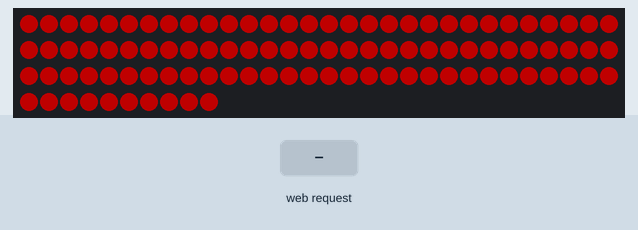
This sketch was run on a simulated ESP32. Parts: 100 RGB LEDs in strip order, left to right, continuing on the next row. The inputs (shaded band) are chosen by the test bench. Dim RGB values are drawn brighter than linear; WiFi joins after 1.5 s; servers stay silent unless stated; storage starts empty; what the sketch prints to the serial monitor is not drawn.

Above: at 3.7 s.
3.8 s: HTTP request GET / received
6.8 s: HTTP request GET /LED received
9.4 s: HTTP request GET /numLED received
Timing chart, 0 to 12.4 s (numbered marks = the images above; inputs shaded):
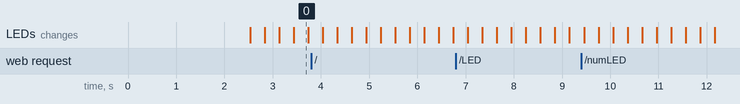

The sketch:

Server_ESP32.ino
```cpp
#include <WiFi.h>
#include <ESPAsyncWebServer.h>
#include <SPIFFS.h>
#include <WiFiClient.h>
#include "./WIFIsettings.cpp"
//#include <ArduinoOTA.h> // OTA Upload via ArduinoIDE


#include <Adafruit_NeoPixel.h>
#define PIN 2

#define numLED 100
Adafruit_NeoPixel strip = Adafruit_NeoPixel(numLED, PIN, NEO_GRB + NEO_KHZ800);

unsigned long previousTime=0;

/* Set these to your desired credentials. */

AsyncWebServer server(80);


void handle_Root(AsyncWebServerRequest *request)
{
    Serial.println("handle Root");
    //server.send(200, "text/html", "Nothing here. Please connect to <a href='/LED'>/LED</a>");
    request->send_P(200, "text/html", "Nothing here. Please connect to <a href='/LED'>/LED</a>");
}
void handle_LED(AsyncWebServerRequest *request)
{
    Serial.println("handle LED");
    String message="";
    //message+=iToString(numLED,4)+"|";
    Serial.println(iToHex(strip.getPixelColor(0),6));
    for(int i=0; i<numLED; i++){
        uint32_t color=strip.getPixelColor(i);

       //message+=iToString(color,10)+"|";
       message+=iToHex(color,6)+"";

        //Serial.println(message);
    }
    //server.send(200, "text/html", message);
    request->send(200, "text/html", message);
}
void handle_numLED(AsyncWebServerRequest *request)
{
    Serial.println("handle numLED");
    //server.send(200, "text/html", iToString(numLED, 4));
    request->send(200, "text/html", iToString(numLED, 4));
}

void handle_NotFound(AsyncWebServerRequest *request)
{
    Serial.println("handle NotFound");
    //server.send(404, "text/html", "<h1>NotFound heheee</h1>");
    request->send_P(404, "text/html", "<h1>NotFound</h1>");
}

void setup()
{
    delay(1000);

    Serial.begin(115200);

    WiFi.mode(WIFI_STA);
    WiFi.begin(HOMEssid, HOMEpsk);

    while (WiFi.status() != WL_CONNECTED)
    {
        delay(500);
        Serial.print(".");
    }
    Serial.println("");
    Serial.print("My IP-Adress is:  ");
    Serial.println(WiFi.localIP());

    Serial.println();
    Serial.print("Configuring access point...");
    /* You can remove the password parameter if you want the AP to be open. */
    WiFi.softAP(APssid, APpsk);

    IPAddress myIP = WiFi.softAPIP();
    Serial.print("AP IP address: ");
    Serial.println(myIP);

    SPIFFS.begin();

    server.on("/",handle_Root);
    server.on("/LED", handle_LED);
    server.on("/numLED", handle_numLED);
    server.onNotFound(handle_NotFound);
    server.begin();
    Serial.println("HTTP server started");

    // ArduinoOTA.begin(); // OTA Upload via ArduinoIDE
    // ArduinoOTA.setHostname("esp8266-01_LED_MASTER");

    //Serial.println("DebugMessage1");
    strip.begin();           // INITIALIZE NeoPixel strip object (REQUIRED)
    strip.show();            // Turn OFF all pixels ASAP
    //Serial.println("DebugMessage2");
    strip.fill(strip.Color(0,255,0),0,numLED);

    Serial.println("finshed setup");
}

int i = 0;
int dir=1;
void loop()
{
    //server.handleClient();
    //ArduinoOTA.handle(); // OTA Upload via ArduinoIDE

    if (millis()- previousTime>10){
        previousTime=millis();
        i+=dir;
        if(i==150||i==0){dir=-dir;}
        strip.fill(strip.Color(i, 0, 0), 0, numLED);
        strip.show();
    }
}

String iToString(uint32_t value, int TargetLength){

    String result;
    String valueString=(String) value;
    int lengthString=valueString.length();
    //int lengthString=sizeof(valueString)/sizeof(valueString[0]);
    // Serial.println(valueString);
    // Serial.println(valueString.length());
    // Serial.println(valueString[0]);
    // Serial.println(sizeof(valueString[0]));
    // Serial.println(lengthString);
    for (int i = 0;i<(TargetLength-lengthString);i++){
        result+=String("0");
    }

    result+=valueString;
    Serial.println(result);
    return result;

}

String iToHex(uint32_t value, int TargetLength){
    String result;
    String valueString=String(value,HEX);
    for (int i=valueString.length(); i<TargetLength;i++){
        result += String("0");
    }
    result+=valueString;
    return result;
}
```

WIFIsettings.cpp
```cpp
//PRIVATE
#ifndef HOMEssid
#define HOMEssid "connecting..."
#define HOMEpsk "382988400164138545921"
#endif


// ESP Access Point
#ifndef APssid
#define APssid "ESPap"
#define APpsk "thereisnospoon"
#endif
```
